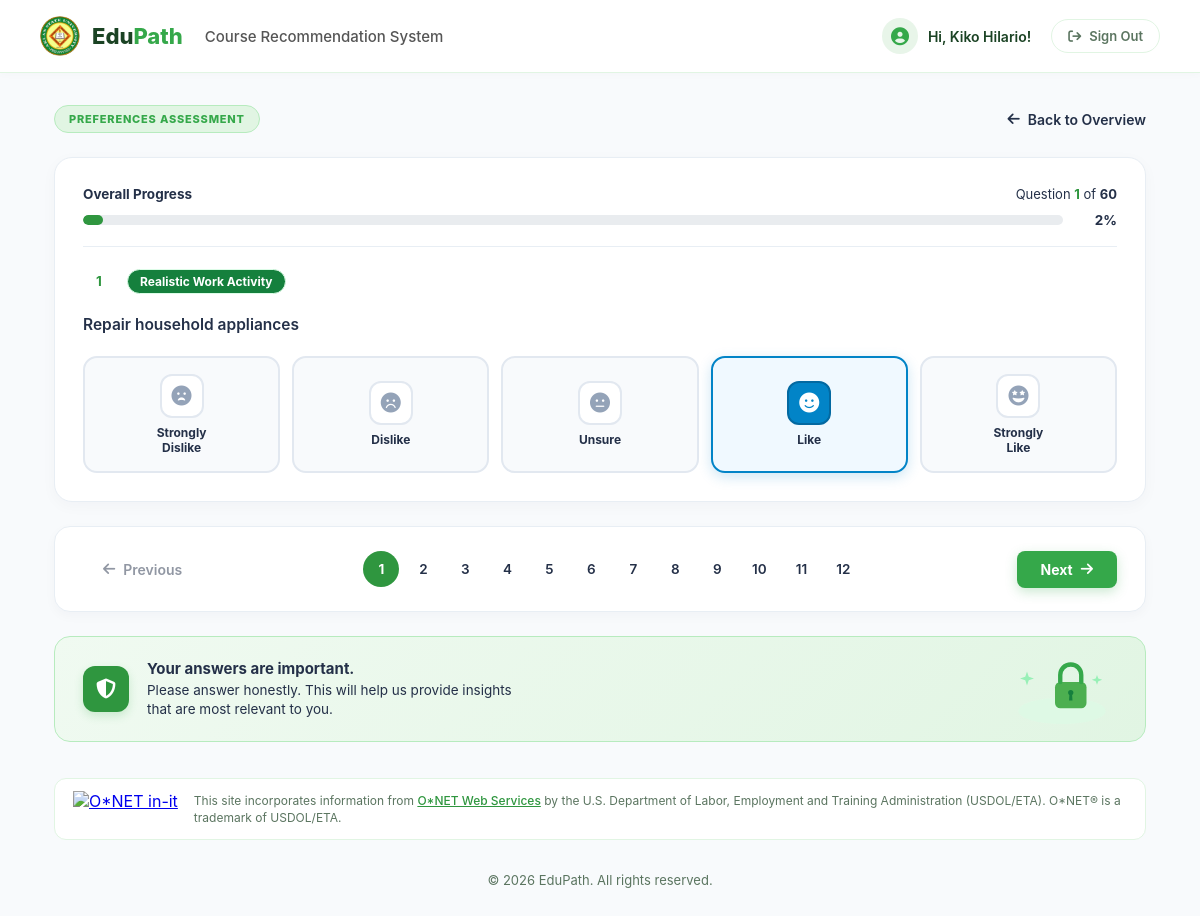
The page /assess-preference/ (signed in) on the database its author committed.
### assessment/models.py (models this page shows, shortened)
class StudentProfile(models.Model):
    id = models.AutoField(primary_key=True, verbose_name="ID")
    user = models.OneToOneField(
        settings.AUTH_USER_MODEL,
        on_delete=models.CASCADE,
        related_name='student_profile',
        verbose_name="User"
    )
    username = models.CharField(max_length=150, blank=True, null=True, unique=True, verbose_name="Username")
    full_name = models.CharField(max_length=128, blank=True, null=True, verbose_name="Full Name")
    date_of_birth = models.DateField(blank=True, null=True, verbose_name="Date of Birth")
    age = models.PositiveIntegerField(blank=True, null=True, verbose_name="Age")
    sex = models.CharField(max_length=20, blank=True, null=True, verbose_name="Sex")
    gwa = models.DecimalField(
        max_digits=5,
        decimal_places=2,
        blank=True,
        null=True,
        validators=[MinValueValidator(0.00), MaxValueValidator(100.00)],
        verbose_name="General Weighted Average (GWA)"
    )
    security_question = models.CharField(max_length=255, blank=True, null=True, verbose_name="Security Question")
    security_answer = models.CharField(max_length=255, blank=True, null=True, verbose_name="Security Answer")
    last_date_taken = models.DateTimeField(blank=True, null=True, verbose_name="Last Date Taken")
    class Meta:
        verbose_name_plural = "Student Profiles"
        unique_together = ('full_name', 'username')

### customization/models.py (models this page shows, shortened)
class InterestQuestion(models.Model):
    RIASEC_CHOICES = [
        ('R', 'Realistic'),
        ('I', 'Investigative'),
        ('A', 'Artistic'),
        ('S', 'Social'),
        ('E', 'Enterprising'),
        ('C', 'Conventional'),
    ]
    question_id = models.AutoField(primary_key=True)
    item_number = models.PositiveIntegerField(unique=True, verbose_name="Item Number")
    riasec_area = models.CharField(max_length=1, choices=RIASEC_CHOICES, verbose_name="RIASEC Area")
    question_text = models.TextField(verbose_name="Question Text")
    status = models.BooleanField(default=True, verbose_name="Status")
    created_at = models.DateTimeField(auto_now_add=True, verbose_name="Created At")
    class Meta:
        verbose_name_plural = "Interest Questions"

### assessment/views.py (the view, shortened to what this page needs)
# urls.py: path('assess-preference/', views.assess_preference, name='assess_preference'),
@login_required(login_url='signin')
def assess_preference(request):
    student_profile = request.user.student_profile
    all_questions = list(sync_interest_questions())
    shuffled_ids = request.session.get('preference_shuffled_ids')
    active_ids = {q.question_id for q in all_questions}
    if not shuffled_ids or set(shuffled_ids) != active_ids:
        ids_list = [q.question_id for q in all_questions]
        random.shuffle(ids_list)
        shuffled_ids = ids_list
        request.session['preference_shuffled_ids'] = shuffled_ids
    questions_map = {q.question_id: q for q in all_questions}
    questions = [questions_map[qid] for qid in shuffled_ids if qid in questions_map]
    existing_responses = StudentInterestResponse.objects.filter(student=student_profile)
    user_answers = {resp.question_id: resp.rating for resp in existing_responses}
    import json
    return render(request, 'assessment/preference-assess.html', {
        'questions': questions,
        'user_answers': user_answers,
        'user_answers_json': json.dumps(user_answers),
        'total_questions': len(questions) or 60,
    })

### assessment/services.py (called while the page is built, shortened)
def sync_interest_questions():
    from customization.models import InterestQuestion
    service = OnetWebService()
    response = service.call('mnm/interestprofiler/questions', ('start', 1), ('end', 60))
    return InterestQuestion.objects.filter(status=True).order_by('item_number')

    def set_version(self, version = None):
        if version is None:
            self._url_root = 'https://api-v2.onetcenter.org/'
        else:
            self._url_root = 'https://api-v' + version + '.onetcenter.org/'

    def call(self, path, *query):
        try:
            url = self._url_root + path
            if len(query) > 0:
                url += '?' + urllib.parse.urlencode(query, True)
            req = urllib.request.Request(url, None, self._headers)
            handle = None
            try:
                handle = urllib.request.urlopen(req)
            except urllib.error.URLError as e:
                return { 'error': 'Call to ' + url + ' failed with reason: ' + str(e.reason) }
        except Exception as e:
            return { 'error': 'Call failed with unexpected error', 'exception': e }

### templates/assessment/preference-assess.html (shortened to what this page needs)
{% extends 'assessment/base.html' %}
{% load static %}
{% block css %}
  <link rel="stylesheet" href="{% static 'css/preference-assess.css' %}">
{% endblock %}
{% block content %}
    <div class="back-nav">
      <div class="badge">PREFERENCES ASSESSMENT</div>
      <a href="{% url 'preference_ready' %}" class="back-link">
        <i class="fa-solid fa-arrow-left"></i> Back to Overview
      </a>
    </div>
    <form id="preference-assessment-form" method="POST" action="{% url 'assess_preference' %}">
      <div class="mcq-container">
        {% for q in questions %}
        <div class="question-item-card" data-question-step="{{ forloop.counter }}" style="display: {% if forloop.first %}block{% else %}none{% endif %};">
          <div class="hero-progress">
            <div class="progress-left">
              <h4>Overall Progress</h4>
              <p>Question <span class="current" id="current-q-num">1</span> of <span class="total" id="total-q-num">{{ total_questions }}</span></p>
            </div>
            <div class="progress-right">
              <div class="progress-bar-container">
                <div class="progress-bar-fill" id="progress-fill" style="width: 1.67%;"></div>
              </div>
              <div class="progress-percentage" id="progress-text">2%</div>
            </div>
          </div>
          <hr class="card-progress-divider">
          <div class="question-header">
            <div class="question-meta">
              <div class="badge-number">{{ forloop.counter }}</div>
              <span class="category-tag">
                {% if q.riasec_area == 'R' %}Realistic Work Activity
                {% elif q.riasec_area == 'I' %}Investigative Work Activity
                {% elif q.riasec_area == 'A' %}Artistic Work Activity
                {% elif q.riasec_area == 'S' %}Social Work Activity
                {% elif q.riasec_area == 'E' %}Enterprising Work Activity
                {% elif q.riasec_area == 'C' %}Conventional Work Activity
                {% else %}Work Activity Preference{% endif %}
              </span>
            </div>
          </div>
          <div class="question-stem">
            {{ q.question_text }}
          </div>
          <div class="likert-grid">
            <label class="likert-card opt-strongly-dislike">
              <div class="likert-icon-box"><i class="fa-solid fa-face-frown-open"></i></div>
              <span class="likert-label">Strongly<br>Dislike</span>
            </label>
            <label class="likert-card opt-dislike">
              <div class="likert-icon-box"><i class="fa-solid fa-face-frown"></i></div>
              <span class="likert-label">Dislike</span>
            </label>
            <label class="likert-card opt-unsure">
              <div class="likert-icon-box"><i class="fa-solid fa-face-meh"></i></div>
              <span class="likert-label">Unsure</span>
            </label>
            <label class="likert-card opt-like">
              <div class="likert-icon-box"><i class="fa-solid fa-face-smile"></i></div>
              <span class="likert-label">Like</span>
            </label>
            <label class="likert-card opt-strongly-like">
              <div class="likert-icon-box"><i class="fa-solid fa-face-grin-stars"></i></div>
              <span class="likert-label">Strongly<br>Like</span>
            </label>
          </div>
        </div>
        {% empty %}
        <div class="question-item-card">
          <p style="text-align: center; padding: 20px; color: var(--text-muted);">No preference questions available right now.</p>
        </div>
        {% endfor %}
      </div>
      <div class="pagination-bar">
        <button type="button" class="btn-nav-prev" id="btn-prev" disabled style="opacity: 0.5; cursor: not-allowed;">
          <i class="fa-solid fa-arrow-left"></i>
          <span>Previous</span>
        </button>
        <div class="page-numbers" id="page-numbers-container">
          {% for q in questions %}
          <span class="page-link {% if forloop.first %}active{% endif %}" data-step-target="{{ forloop.counter }}">{{ forloop.counter }}</span>
          {% endfor %}
        </div>
        <button type="button" class="btn-nav-next" id="btn-next" style="display: inline-flex;">
          <span>Next</span>
          <i class="fa-solid fa-arrow-right"></i>
        </button>
      </div>
    </form>
    <section class="info-banner">
      <div class="info-banner-left">
        <div class="info-icon-wrapper">
          <i class="fa-solid fa-shield-halved"></i>
        </div>
        <div class="info-text">
          <h4>Your answers are important.</h4>
          <p>Please answer honestly. This will help us provide insights<br>that are most relevant to you.</p>
        </div>
      </div>
      <div class="info-graphic">
      </div>
    </section>
{% endblock %}

### templates/assessment/base.html (shortened to what this page needs)
{% load static %}
<!DOCTYPE html>
<html lang="en">
<head>
    <link rel="stylesheet" href="https://cdnjs.cloudflare.com/ajax/libs/font-awesome/6.4.0/css/all.min.css">
    <link rel="stylesheet" href="{% static 'css/common.css' %}">
    <link rel="stylesheet" href="{% static 'css/assessment.css' %}">
    {% block css %}{% endblock %}
</head>
<body>
    <header class="header">
        <a href="{% url 'dashboard' %}" class="brand" style="text-decoration: none;">
            <img src="{% static 'img/asu-logo.jpg' %}" alt="EduPath Logo" class="logo">
            <span class="brand-name">Edu<span class="text-bold" style="color: #35a84a;">Path</span></span>
            <span style="color: #555; font-size: 15px; margin-left: 10px; font-weight: 500;">Course Recommendation System</span>
        </a>
        <div class="header-actions">
            <div class="student-profile">
                <div class="avatar"><i class="fa-solid fa-circle-user"></i></div>
                <span>Hi, {{ student_name|default:user.student_profile.full_name|default:user.first_name|default:user.username|default:"Student"|title }}!</span>
            </div>
            <button class="sign-out" onclick="window.location.href='{% url 'signout' %}'">
                <i class="fa-solid fa-arrow-right-from-bracket"></i>
                <span>Sign Out</span>
            </button>
        </div>
    </header>
    <main class="container">
        {% block body %}
        {% block content %}{% endblock %}
        {% endblock %}
        <section class="credit-banner">
            <div class="credit-icon-box">
                <a href="https://services.onetcenter.org/" target="_blank" rel="noopener noreferrer" title="This site incorporates information from O*NET Web Services. Click to learn more."><img src="https://www.onetcenter.org/image/link/onet-in-it.svg" alt="O*NET in-it"></a>
            </div>
            <div class="credit-text">
                This site incorporates information from <a href="https://services.onetcenter.org/">O*NET Web Services</a> by the U.S. Department of Labor, Employment and Training Administration (USDOL/ETA). O*NET&reg; is a trademark of USDOL/ETA.
            </div>
        </section>
        <footer>
            <p>© 2026 EduPath. All rights reserved.</p>
        </footer>
    </main>
</body>
</html>

### static/css/common.css (style rules this page uses)
:root { --primary: #35a84a; --primary-dark: #2f963f; --navy-900: #1b4324; --navy-700: #2a5a35; --background: #f8fafc; --white: #ffffff; --text-muted: #5b7560; --text-main: #243048; --border-color: #e1f5e3; --card-bg: #ffffff; --radius-sm: 8px; --radius-md: 12px; --radius-lg: 16px; --radius-xl: 24px; --shadow-subtle: 0 4px 16px rgba(53, 168, 74, 0.04); }
* { margin: 0; padding: 0; box-sizing: border-box; font-family: 'Inter', system-ui, -apple-system, sans-serif; }
body { background-color: var(--background); color: var(--text-main); min-height: 100vh; }
.header { background: var(--white); border-bottom: 1px solid var(--border-color); padding: 16px 40px; display: flex; align-items: center; justify-content: space-between; position: sticky; top: 0; z-index: 100; box-shadow: 0 2px 8px rgba(0, 0, 0, 0.02); }
.brand { display: flex; align-items: center; gap: 12px; text-decoration: none; }
.brand .logo { width: 40px; height: 40px; object-fit: cover; border-radius: 50%; }
.brand-name { font-size: 22px; font-weight: 800; color: var(--navy-900); }
.brand-name .text-bold { color: var(--primary); }
.header-actions { display: flex; align-items: center; gap: 20px; }
.student-profile { display: flex; align-items: center; gap: 10px; font-weight: 600; font-size: 14px; color: var(--navy-900); }
.student-profile .avatar { width: 36px; height: 36px; border-radius: 50%; background: #e8f5e9; color: var(--primary); display: flex; align-items: center; justify-content: center; font-size: 18px; }
.sign-out { background: none; border: 1px solid var(--border-color); color: var(--text-muted); padding: 8px 16px; border-radius: 999px; font-size: 13px; font-weight: 600; cursor: pointer; display: flex; align-items: center; gap: 8px; transition: all 0.2s ease; }
.container { max-width: 1140px; margin: 0 auto; padding: 32px 24px; }
footer { text-align: center; padding: 32px 0 16px; color: var(--text-muted); font-size: 13px; }
.badge-status, .badge { display: inline-flex; align-items: center; gap: 6px; background: #e1f5e3; color: #35a84a; font-size: 11px; font-weight: 800; letter-spacing: 0.8px; padding: 6px 14px; border-radius: 999px; border: 1px solid #b7ebbe; margin-bottom: 16px; text-transform: uppercase; }
.back-nav { display: flex; align-items: center; justify-content: space-between; gap: 12px; margin-bottom: 20px; }
.back-nav .badge { margin-bottom: 0; }
.back-link { display: inline-flex; align-items: center; gap: 8px; color: var(--text-muted); text-decoration: none; font-size: 13.5px; font-weight: 600; transition: color 0.2s ease; }
.credit-banner { display: flex; align-items: center; gap: 16px; background: var(--white); border: 1px solid var(--border-color); border-radius: var(--radius-md); padding: 12px 18px; margin-top: 24px; margin-bottom: 0px; }
.credit-icon-box { flex-shrink: 0; display: flex; align-items: center; justify-content: center; }
.credit-icon-box img { height: 36px; width: auto; max-width: 110px; object-fit: contain; display: block; }
.credit-text { font-size: 12px; line-height: 1.45; color: var(--text-muted); }
.credit-text a { color: var(--primary-dark); text-decoration: underline; font-weight: 500; }

### rows shown on the page
InterestQuestion: total_questions "60", riasec_area "Realistic Work Activity", question_text "Repair household appliances"
